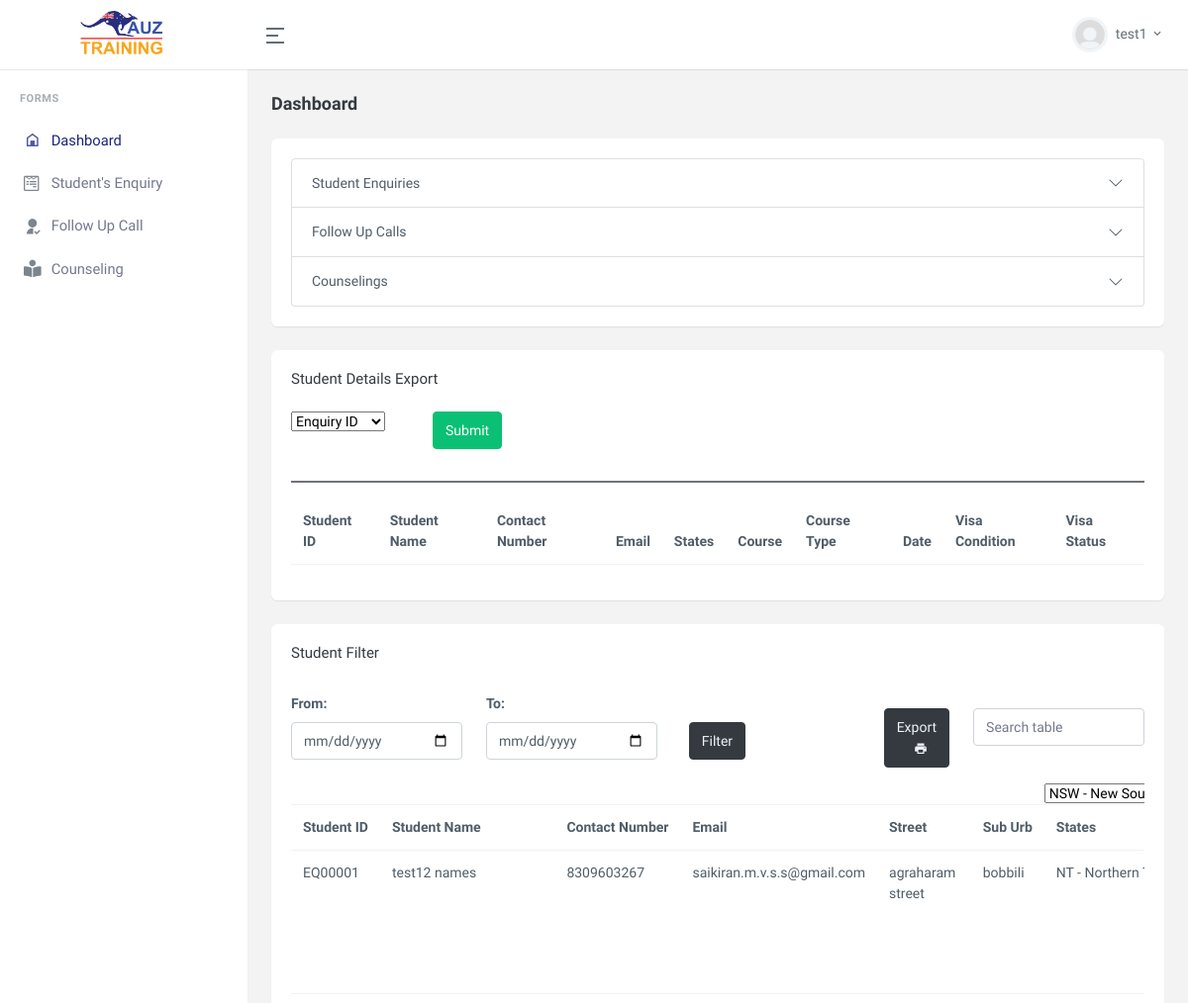
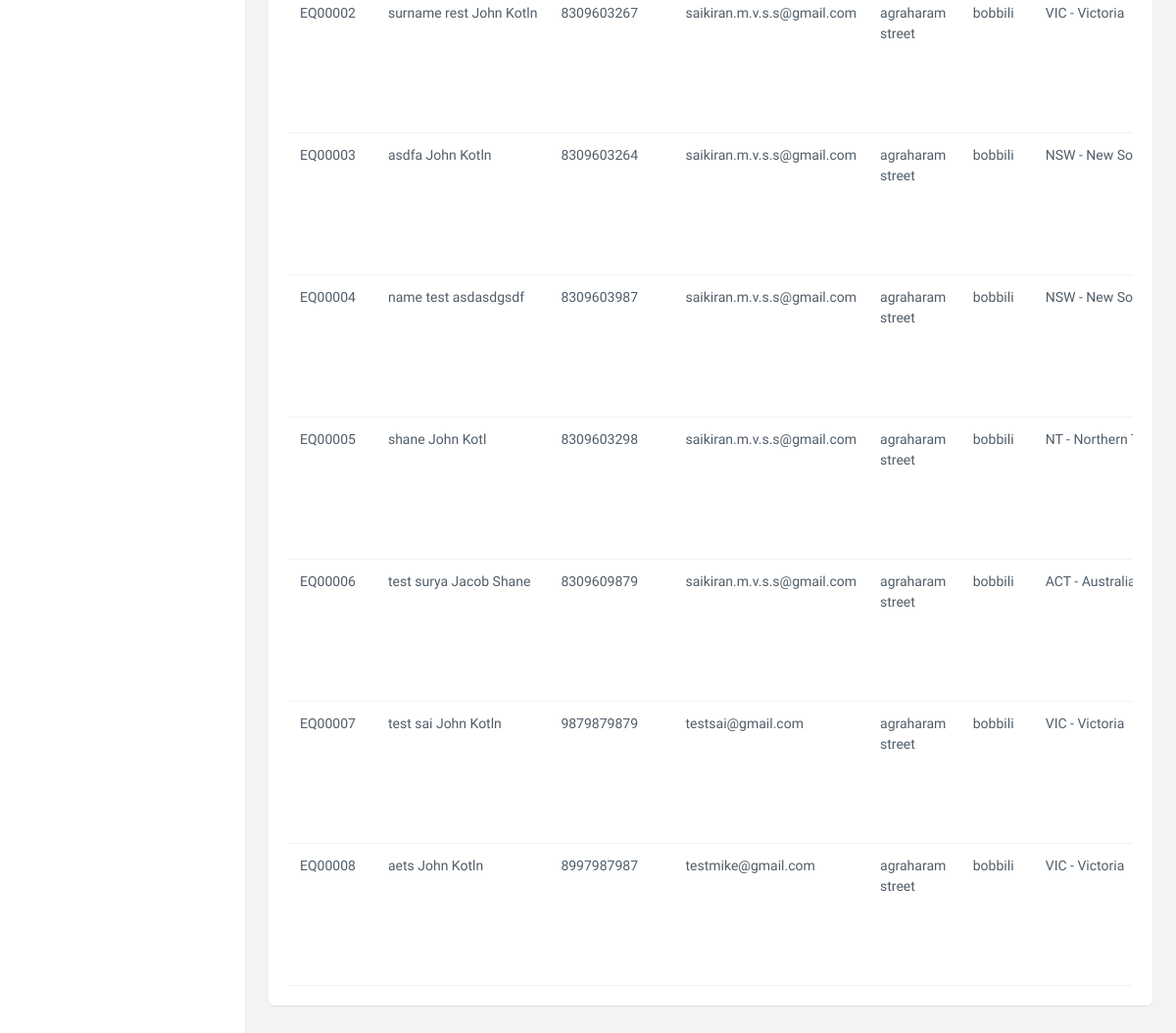
/dashboard.php (signed in), run on the app's committed database (2 pictures, top to bottom).
### tables this page shows
CREATE TABLE IF NOT EXISTS `student_enquiry` (
  `st_id` int NOT NULL AUTO_INCREMENT,
  `st_enquiry_id` varchar(255) DEFAULT NULL,
  `st_name` varchar(255) NOT NULL,
  `st_member_name` varchar(255) DEFAULT NULL,
  `st_surname` varchar(255) NOT NULL,
  `st_phno` varchar(10) NOT NULL,
  `st_email` varchar(100) NOT NULL,
  `st_course` text,
  `st_course_type` tinyint(1) NOT NULL DEFAULT '0',
  `st_street_details` varchar(255) NOT NULL,
  `st_suburb` varchar(255) NOT NULL,
  `st_state` tinyint(1) DEFAULT NULL,
  `st_post_code` varchar(10) NOT NULL,
  `st_visited` tinyint(1) NOT NULL,
  `st_heared` text NOT NULL,
  `st_hearedby` text,
  `st_refered` tinyint(1) NOT NULL,
  `st_refer_name` text,
  `st_refer_alumni` tinyint(1) NOT NULL,
  `st_fee` varchar(255) NOT NULL,
  `st_remarks` text,
  `st_shore` tinyint(1) NOT NULL,
  `st_ethnicity` varchar(255) DEFAULT NULL,
  `st_comments` text NOT NULL,
  `st_pref_comments` text,
  `st_appoint_book` tinyint(1) NOT NULL,
  `st_enquiry_for` tinyint(1) NOT NULL DEFAULT '1',
  `st_visa_status` tinyint(1) NOT NULL,
  `st_visa_condition` tinyint DEFAULT NULL,
  `st_visa_note` text,
  `st_enquiry_status` tinyint(1) NOT NULL DEFAULT '0',
  `st_delete_note` varchar(255) DEFAULT NULL,
  `st_startplan_date` datetime DEFAULT NULL,
  `st_enquiry_date` datetime NOT NULL DEFAULT CURRENT_TIMESTAMP,
  `st_created_by` int NOT NULL,
  `created_date` timestamp NOT NULL DEFAULT CURRENT_TIMESTAMP ON UPDATE CURRENT_TIMESTAMP,
  `st_modified_by` int DEFAULT NULL,
  `st_modified_date` datetime DEFAULT NULL,
  `st_gen_enq_type` tinyint(1) DEFAULT NULL,
  PRIMARY KEY (`st_id`)
);

### dashboard.php (the view, shortened to what this page needs)
<?php include('includes/dbconnect.php'); ?>
<?php
if(isset($_SESSION['user_type'])){
    $filterCols=mysqli_fetch_array(mysqli_query($connection,"SELECT GROUP_CONCAT(column_name SEPARATOR ',') as column_names FROM information_schema.COLUMNS WHERE table_name LIKE 'student_enquiry'"));
    $filterColsArray=explode(',',$filterCols['column_names']);
?>
<!doctype html>
<html lang="en">
    <head>
        <?php include('includes/app_includes.php'); ?>
    </head>
    <body data-topbar="colored">
        <div id="layout-wrapper">
            <?php include('includes/header.php'); ?>
            <?php include('includes/sidebar.php'); ?>
            <div class="main-content">
                <div class="page-content">
                    <div class="container-fluid">
                        <div class="row">
                            <div class="col-12">
                                <div class="page-title-box d-sm-flex align-items-center justify-content-between">
                                    <h4 class="mb-sm-0">Dashboard</h4>
                                </div>
                            </div>
                        </div>
                        <?php
                        if($_SESSION['user_type']==1){
                        ?>
                        <div class="row">
                            <div class="col-lg-12">
                                <div class="card">
                                    <div class="card-body">
                                        <div class="accordion" id="accordionExample">
                                            <div class="accordion-item">
                                                <h2 class="accordion-header" id="headingOne">
                                                    <button class="accordion-button fw-medium collapsed" type="button" data-bs-toggle="collapse" data-bs-target="#collapseOne" aria-expanded="false" aria-controls="collapseOne">
                                                    Student Enquiries
                                                    </button>
                                                </h2>
                                            </div>
                                            <div class="accordion-item">
                                                <h2 class="accordion-header" id="headingTwo">
                                                    <button class="accordion-button fw-medium collapsed" type="button" data-bs-toggle="collapse" data-bs-target="#collapseTwo" aria-expanded="false" aria-controls="collapseTwo">
                                                    Follow Up Calls
                                                    </button>
                                                </h2>
                                            </div>
                                            <div class="accordion-item">
                                                <h2 class="accordion-header" id="headingThree">
                                                    <button class="accordion-button fw-medium collapsed" type="button" data-bs-toggle="collapse" data-bs-target="#collapse_counsel" aria-expanded="false" aria-controls="collapse_counsel">
                                                    Counselings
                                                    </button>
                                                </h2>
                                            </div>
                                        </div>
                                    </div>
                                </div>
                            </div>
                        </div>
                        <div class="row">
                            <div class="col-lg-12">
                                <div class="card">
                                    <div class="card-body">
                                        <h4 class="card-title mb-4">Student Details Export</h4>
                                        <div class="row mb-3">
                                            <div class="columns-report">
                                               <select class="selectpicker boot-select" title="Columns" data-live-search="true" id="column_select" >
                                                <option value="<?php echo $filterColsArray['0']; ?>" id="option_0" data-value="0" data-name="Enquiry ID">Enquiry ID</option>
                                               </select>
                                            </div>
                                            <div class="columns-report input-div">
                                            </div>
                                            <div class="columns-report">
                                            <button type="button" class="btn btn-success" id="submit_column_filter">Submit</button>
                                            </div>
                                        </div>
                                        <hr class="bg-dark border-2 border-top border-dark">
                                        <div class="row align-items-end">
                                            <div class="col-md-12">
                                            <table id="table-filter" class="table nowrap" style="border-collapse: collapse; border-spacing: 0; width: 100%;">
                                                <thead>
                                                <tr>
                                                        <th>Student ID</th>
                                                        <th>Student Name</th>
                                                        <th>Contact Number</th>
                                                        <th>Email</th>
                                                        <th>States</th>
                                                        <th>Course</th>
                                                        <th>Course Type</th>
                                                        <th>Date</th>
                                                        <th>Visa Condition</th>
                                                        <th>Visa Status</th>
                                                    </tr>
                                                </thead>
                                            </table>
                                            </div>
                                        </div>
                                    </div>
                                </div>
                            </div>
                        </div>
                        <div class="row">
                            <div class="col-lg-12">
                                <div class="card">
                                    <div class="card-body">
                                        <h4 class="card-title mb-4">Student Filter</h4>
                                        <div class="row align-items-end">
                                            <div class="col-md-8">
                                                <div class="row mt-2 mb-2 align-items-end">
                                                    <div class="col-md-4">
                                                        <label for="from_date">From:</label>
                                                    <input type="date" class=" form-control" id="from_date">
                                                    </div>
                                                    <div class="col-md-4">
                                                    <label for="to_date">To:</label>
                                                    <input type="date" class="form-control" id="to_date">
                                                    </div>
                                                    <div class="col-md-4">
                                                    <button id="date_filter" class="btn btn-dark ms-2" >Filter </button>
                                                    </div>
                                                </div>
                                            </div>
                                            <div class="col-md-4">
                                                <div class="row">
                                                <div class="col-md-4">
                                                <button id="student_filter" class="btn btn-dark ms-2">Export <i class="align-middle ms-2 mdi mdi-printer" ></i></button>
                                                </div>
                                                <div class="col-md-8">
                                                <input type="search" class="form-control" id="filter_input" placeholder="Search table">
                                                </div>
                                                </div>
                                            </div>
                                        </div>
                                            <table id="student_filter_table" class="table nowrap" style="border-collapse: collapse; border-spacing: 0; width: 100%;">
                                                <thead>
                                                <tr id="filter-dropdowns">
                                                    <td></td>
                                                    <td></td>
                                                    <td></td>
                                                    <td></td>
                                                    <td></td>
                                                    <td></td>
                                                        <td>
                                                        <select class="selectpicker boot-select change_select" id="state_select" name="state_select" title="States" data-live-search="false">
                                                        <?php
                                                        $st_states=['NSW - New South Wales','VIC - Victoria','ACT - Australian Capital Territory','NT - Northern Territoy','WA - Western Australia','QLD - Queensland','SA - South Australia','TAS - Tasmania'];
                                                        for($i=0;$i<count($st_states);$i++){
                                                            $count=$i+1;
                                                            echo '<option value="'.$count.'">'.$st_states[$i].'</option>';
                                                        }
                                                        ?>
                                                        </select>
                                                    </td>
                                                    </tr>
                                                    <tr>
                                                        <th>Student ID</th>
                                                        <th>Student Name</th>
                                                        <th>Contact Number</th>
                                                        <th>Email</th>
                                                        <th>Street</th>
                                                        <th>Sub Urb</th>
                                                        <th>States</th>
                                                    </tr>
                                                </thead>
                                                <tbody id="student_filter_body">
                                                <?php
                                                $Loadquery=mysqli_query($connection,"SELECT * from student_enquiry where st_enquiry_status!=1");
                                                while($LoadqueryqueryRes=mysqli_fetch_array($Loadquery)){
                                                    $coursesNames=json_decode($LoadqueryqueryRes['st_course']);
                                                    $coursesName='<div class="td_scroll_height">';
                                                    foreach($coursesNames as $value){
                                                        $courses=mysqli_fetch_array(mysqli_query($connection,"SELECT * from courses where course_status!=1 AND course_id=".$value));
                                                        $coursesName.= $courses['course_sname'].'-'.$courses['course_name']." , <br>";
                                                    }
                                                    $coursesNamePos = strrpos($coursesName, ',');
                                                    $coursesName = substr($coursesName, 0, $coursesNamePos);
                                                    $coursesName.='</div>';
                                                ?>
                                                                                                        <tr>
                                                        <td><?php echo $LoadqueryqueryRes['st_enquiry_id']; ?></td>
                                                        <td><?php echo $LoadqueryqueryRes['st_surname'].' '.$LoadqueryqueryRes['st_name']; ?></td>
                                                        <td><?php echo $LoadqueryqueryRes['st_phno']; ?></td>
                                                        <td><?php echo $LoadqueryqueryRes['st_email']; ?></td>
                                                        <td><?php echo $LoadqueryqueryRes['st_street_details']; ?></td>
                                                        <td><?php echo $LoadqueryqueryRes['st_suburb']; ?></td>
                                                        <td><?php
                                                         $st_states=['--select--','NSW - New South Wales','VIC - Victoria','ACT - Australian Capital Territory','NT - Northern Territoy','WA - Western Australia','QLD - Queensland','SA - South Australia','TAS - Tasmania'];
                                                         echo $st_states[$LoadqueryqueryRes['st_state']];
                                                          ?></td>
                                                        <td><?php echo $coursesName; ?></td>
                                                    </tr>
                                                <?php } ?>
                                                </tbody>
                                            </table>
                                    </div>
                                </div>
                            </div>
                        </div>
                            <?php } ?>
                    </div>
                </div>
            </div>
        </div>
    </body>
</html>
 <?php
  } else{
    header('Location: student_enquiry.php');
}
?>

### data on the page
student_enquiry: st_enquiry "EQ00001", st_surname "test12", st_name "names", st_phno "8309603267", st_email "saikiran.m.v.s.s@gmail.com", st_street_details "agraharam street", st_suburb "bobbili", st_state "NT - Northern…"
student_enquiry: st_enquiry "EQ00002", st_surname "surname rest", st_name "John Kotln", st_phno "8309603267", st_email "saikiran.m.v.s.s@gmail.com", st_street_details "agraharam street", st_suburb "bobbili", st_state "VIC - Victoria"
student_enquiry: st_enquiry "EQ00003", st_surname "asdfa", st_name "John Kotln", st_phno "8309603264", st_email "saikiran.m.v.s.s@gmail.com", st_street_details "agraharam street", st_suburb "bobbili", st_state "NSW - New…"
student_enquiry: st_enquiry "EQ00004", st_surname "name test", st_name "asdasdgsdf", st_phno "8309603987", st_email "saikiran.m.v.s.s@gmail.com", st_street_details "agraharam street", st_suburb "bobbili", st_state "NSW - New…"
student_enquiry: st_enquiry "EQ00005", st_surname "shane", st_name "John Kotl", st_phno "8309603298", st_email "saikiran.m.v.s.s@gmail.com", st_street_details "agraharam street", st_suburb "bobbili", st_state "NT - Northern…"
student_enquiry: st_enquiry "EQ00006", st_surname "test surya", st_name "Jacob Shane", st_phno "8309609879", st_email "saikiran.m.v.s.s@gmail.com", st_street_details "agraharam street", st_suburb "bobbili", st_state "ACT -…"
student_enquiry: st_enquiry "EQ00007", st_surname "test sai", st_name "John Kotln", st_phno "9879879879", st_email "testsai@gmail.com", st_street_details "agraharam street", st_suburb "bobbili", st_state "VIC - Victoria"
student_enquiry: st_enquiry "EQ00008", st_surname "aets", st_name "John Kotln", st_phno "8997987987", st_email "testmike@gmail.com", st_street_details "agraharam street", st_suburb "bobbili", st_state "VIC - Victoria"

### other printed values
$_SESSION['user_name'] "test1"
form field state_select "NSW - New South Wales"
